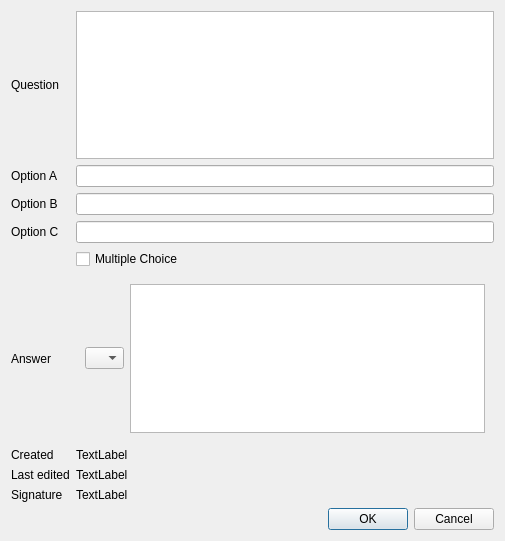
<?xml version="1.0" encoding="UTF-8"?>
<ui version="4.0">
 <class>QuestionDialog</class>
 <widget class="QDialog" name="QuestionDialog">
  <property name="geometry">
   <rect>
    <x>0</x>
    <y>0</y>
    <width>505</width>
    <height>541</height>
   </rect>
  </property>
  <property name="windowTitle">
   <string>Dialog</string>
  </property>
  <layout class="QGridLayout" name="gridLayout">
   <item row="0" column="0">
    <widget class="QLabel" name="question_label">
     <property name="text">
      <string>Question</string>
     </property>
    </widget>
   </item>
   <item row="0" column="1">
    <widget class="QTextEdit" name="question_edit"/>
   </item>
   <item row="1" column="0">
    <widget class="QLabel" name="label_a">
     <property name="enabled">
      <bool>true</bool>
     </property>
     <property name="text">
      <string>Option A</string>
     </property>
    </widget>
   </item>
   <item row="1" column="1">
    <widget class="QLineEdit" name="option_1_edit">
     <property name="enabled">
      <bool>true</bool>
     </property>
    </widget>
   </item>
   <item row="2" column="0">
    <widget class="QLabel" name="label_b">
     <property name="enabled">
      <bool>true</bool>
     </property>
     <property name="text">
      <string>Option B</string>
     </property>
    </widget>
   </item>
   <item row="2" column="1">
    <widget class="QLineEdit" name="option_2_edit">
     <property name="enabled">
      <bool>true</bool>
     </property>
     <property name="text">
      <string/>
     </property>
    </widget>
   </item>
   <item row="3" column="0">
    <widget class="QLabel" name="label_c">
     <property name="enabled">
      <bool>true</bool>
     </property>
     <property name="text">
      <string>Option C</string>
     </property>
    </widget>
   </item>
   <item row="3" column="1">
    <widget class="QLineEdit" name="option_3_edit">
     <property name="enabled">
      <bool>true</bool>
     </property>
    </widget>
   </item>
   <item row="4" column="1">
    <widget class="QCheckBox" name="checkBox">
     <property name="layoutDirection">
      <enum>Qt::LeftToRight</enum>
     </property>
     <property name="text">
      <string>Multiple Choice</string>
     </property>
     <property name="tristate">
      <bool>false</bool>
     </property>
    </widget>
   </item>
   <item row="5" column="0">
    <widget class="QLabel" name="answer_label">
     <property name="text">
      <string>Answer</string>
     </property>
    </widget>
   </item>
   <item row="6" column="0">
    <widget class="QLabel" name="created_label">
     <property name="text">
      <string>Created</string>
     </property>
    </widget>
   </item>
   <item row="6" column="1">
    <widget class="QLabel" name="created_value">
     <property name="text">
      <string>TextLabel</string>
     </property>
    </widget>
   </item>
   <item row="7" column="0">
    <widget class="QLabel" name="edited_label">
     <property name="text">
      <string>Last edited</string>
     </property>
    </widget>
   </item>
   <item row="7" column="1">
    <widget class="QLabel" name="edited_value">
     <property name="text">
      <string>TextLabel</string>
     </property>
    </widget>
   </item>
   <item row="8" column="0">
    <widget class="QLabel" name="signature_label">
     <property name="text">
      <string>Signature</string>
     </property>
    </widget>
   </item>
   <item row="8" column="1">
    <widget class="QLabel" name="signature_value">
     <property name="text">
      <string>TextLabel</string>
     </property>
    </widget>
   </item>
   <item row="9" column="0" colspan="2">
    <widget class="QDialogButtonBox" name="buttonBox">
     <property name="orientation">
      <enum>Qt::Horizontal</enum>
     </property>
     <property name="standardButtons">
      <set>QDialogButtonBox::Cancel|QDialogButtonBox::Ok</set>
     </property>
     <property name="centerButtons">
      <bool>false</bool>
     </property>
    </widget>
   </item>
   <item row="5" column="1">
    <widget class="QWidget" name="widget" native="true">
     <layout class="QHBoxLayout" name="horizontalLayout">
      <item>
       <widget class="QComboBox" name="mchoice_combo">
        <property name="currentIndex">
         <number>0</number>
        </property>
        <item>
         <property name="text">
          <string/>
         </property>
        </item>
        <item>
         <property name="text">
          <string>A</string>
         </property>
        </item>
        <item>
         <property name="text">
          <string>B</string>
         </property>
        </item>
        <item>
         <property name="text">
          <string>C</string>
         </property>
        </item>
       </widget>
      </item>
      <item>
       <widget class="QTextEdit" name="answer_edit"/>
      </item>
     </layout>
    </widget>
   </item>
  </layout>
 </widget>
 <resources/>
 <connections>
  <connection>
   <sender>buttonBox</sender>
   <signal>rejected()</signal>
   <receiver>QuestionDialog</receiver>
   <slot>reject()</slot>
   <hints>
    <hint type="sourcelabel">
     <x>295</x>
     <y>528</y>
    </hint>
    <hint type="destinationlabel">
     <x>286</x>
     <y>274</y>
    </hint>
   </hints>
  </connection>
 </connections>
</ui>
